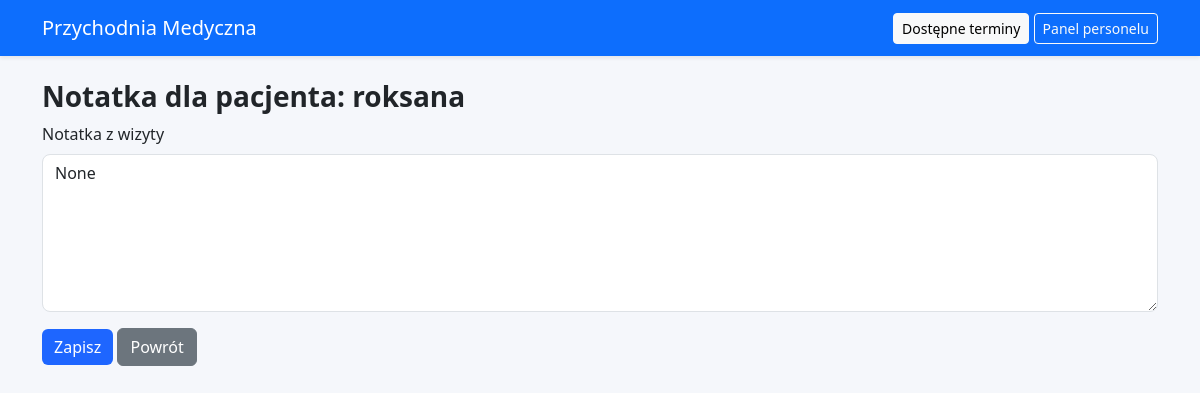
/note/3 (signed in), run on an earlier commit of the app's database.
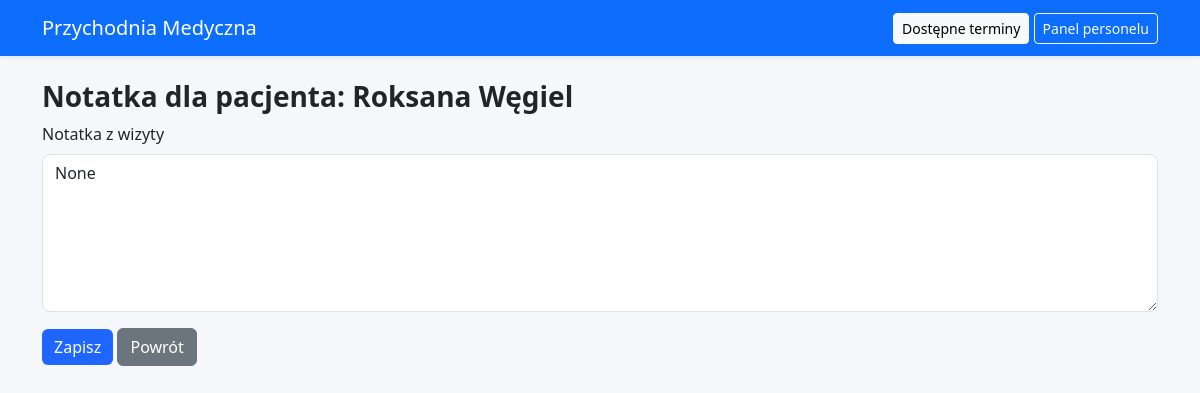
And on a later commit of the database.
### tables this page shows
CREATE TABLE patients (
    id INTEGER PRIMARY KEY AUTOINCREMENT,
    name TEXT NOT NULL,
    status TEXT NOT NULL DEFAULT 'oczekuje',
    doctor_id INTEGER,
    position INTEGER,
    note TEXT,
    FOREIGN KEY(doctor_id) REFERENCES doctors(id)
);

### app.py (the view)
    def wrapper(*args, **kwargs):
        if 'user_id' not in session:
            flash("Musisz się zalogować!", "danger")
            return redirect(url_for('login'))
        return view(*args, **kwargs)

### app.py (called while the page is built, shortened)
def login_required(view):
    def wrapper(*args, **kwargs):
        if 'user_id' not in session:
            flash("Musisz się zalogować!", "danger")
            return redirect(url_for('login'))
        return view(*args, **kwargs)
    wrapper.__name__ = view.__name__
    return wrapper

@app.route("/note/<int:patient_id>", methods=["GET", "POST"])
@login_required
def note(patient_id):
    conn = get_conn()
    patient = conn.execute(
        "SELECT * FROM patients WHERE id=?", (patient_id,)
    ).fetchone()
    conn.close()
    if not patient:
        flash("Nie znaleziono pacjenta!", "danger")
        if session.get("role") == "lekarz":
            return redirect(url_for("doctor_panel"))
        else:
            return redirect(url_for("dashboard"))
    return render_template("note.html", patient=patient)

### database.py (called while the page is built)
def get_conn():
    conn = sqlite3.connect(DB_PATH)
    conn.row_factory = sqlite3.Row
    return conn

### templates/note.html
{% extends "base.html" %}
{% block content %}
<h3>Notatka dla pacjenta: {{ patient.name }}</h3>
<form method="post">
  <div class="mb-3">
    <label class="form-label">Notatka z wizyty</label>
    <textarea class="form-control" name="note" rows="6" required>{{ patient.note }}</textarea>
  </div>
  <button class="btn btn-primary">Zapisz</button>
  <a href="{{ url_for('dashboard') }}" class="btn btn-secondary">Powrót</a>
</form>
{% endblock %}

What changed in the data, as far as the page shows it:
changed patients: name "roksana" → "Roksana Węgiel"
